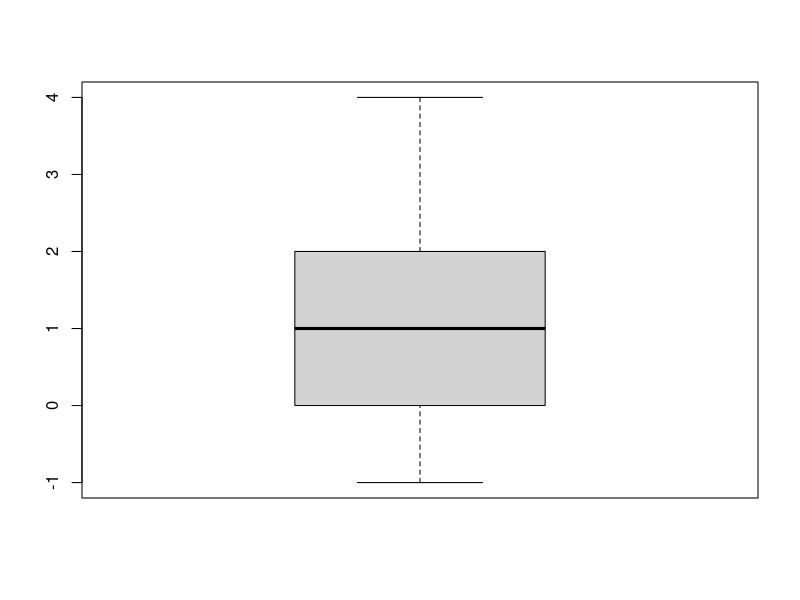

The R source for this figure:
## ---- chunk 1
library(knitr)
data.24=data.frame("Sex"=c("Women","Men"), "n"=c(35, 57), "Mean"=c(76.9, 70.42), "Standard Deviation"=c(11.6, 9.95))
kable(data.24)

##### a. ######

#檢定Penn State男性心跳的平均值是否是72

##1. 設定假設
#虛無假設：平均值等於72
#對立假設：平均值不等於72

##2.檢查條件並且找到適當的統計檢定量的值。
#因為樣本數足夠大，所以可以用t檢定。
#單一樣本求t檢定值的公式
#t=(x.bar-Mu.0)/s*sqrt(n)
t.24=abs((70.42-72)/9.95*sqrt(57))

#t=-1.198868     




##3.找到檢定p值
#因為對立假設是「不等於」，所以檢定是雙尾的，p值會是兩邊t分配底下距離虛無假設的平均值兩邊超過t值範圍的面積
#自由度是n-1
p.value.24=2*pt(t.24,df=56, lower.tail=F) 
p.value.24
#p 值等於0.2356278

##4.決定是否拒絕虛無假設
#設顯著水準alpha=.05, p值顯然大於顯著水準，代表我們不能夠拒絕虛無假設。


##5. 做出結論
#雖然抽樣的平均值不等於72，不過我們沒有足夠的信心拒絕平均值等於72的虛無假設。

##### b. #####
#測試Penn State婦女的心跳率平均值是否等於72

## 1. 設定假設
#虛無假設：Penn State 婦女的心跳率平均值等於72
#對立假設：Penn State 婦女的心跳率平均值不等於72

## 2. 檢查條件、找到適合的檢定統計量和檢定統計量的值
#因為樣本數夠大，所以可以進行t檢定

t.24b=abs((76.9-72)/11.6*sqrt(35))
t.24b


## 3.找到檢定的p值
#因為對立假設是「不等於」，所以檢定是雙尾的，p值會是t分配底下距離虛無假設的平均值超過t值範圍的面積。換句話說就是t分配底下，隨機變數和虛無假設平均值的距離大過於對立假設的平均值的機率。
#自由度是n-1
p.value24b=2*pt(t.24b, df=56, lower.tail=F)
p.value24b
#p值等於0.2356278 

## 4. 決定是否拒絕虛無假設
#設顯著水準alpha=.05, p值顯然大於顯著水準，代表我們不能夠拒絕虛無假設

## 5. 做出結論
# 我們沒有足夠的信心拒絕Penn State的女性心跳率的平均值等於72的虛無假設。


##### c. ######

# 雖然抽樣出來的平均值不管是男性或女性都不等於72，但因為抽樣是隨機的，每一次抽樣得到的結果都會略有不同，這個不同就是隨機變數的影響。透過統計，我們去判斷到底抽樣得到的數值和72這個值之間的距離有多少可能是隨機變數的影響？假設只有0.5%的信心水準可能是受到隨機變數的影響，代表說距離足夠大，大到只有在很低的機率下這個距離是隨機變數導致的，這時候我們就會認定平均值不等於72。但是因為最後算出來的距離可能受到隨機變數的影響的信心水準大於0.05，代表這個差異很可能是隨機變數導致的，我們就沒有辦法拒絕平均值等於72的假設。


## ---- chunk 2
library("knitr")

data.44=data.frame("Volunteer Number"=as.integer(c(1:9)), "Placebo"=c(7,8,5,6,5,3,7,8,4), "Drug"=c(4,4,4,6,6,2,8,6,2))
differ=c(data.44$Placebo-data.44$Drug)
as.integer(differ)
data.44

## 1. 設定假設

# 虛無假設：服用藥的組別調整時差的時間的平均值等於服用安慰劑的組別
# 對立假設：服用藥的組別調整時差的時間的平均值等於服用安慰劑的組別

## 2. 檢查條件，找到適合的檢定統計量和算出檢定統計量的值
# 樣本數不夠大，所以要觀察有沒有呈現鐘形曲線
boxplot(differ)
# 有左右對稱，也沒有outlier或是左偏或右篇，因此可以用t檢定
head(data.44)
mean.d44=mean(differ)
mean.d44
sd.44=sqrt(1/8*sum((differ-mean.d44)^2))
sd.44

#兩個樣本、paired data的t檢定公式：t=(d.bar-0)/sd*sqrt(n)

t.44=(mean.d44-0)/sd.44*sqrt(9)


## 3. 找到檢定的p值

# 對立假設是服用藥的組別調整時差的時間的平均值等於服用安慰劑的組別，所以是單邊的檢定
# p值會是t分配底下，距離虛無假設平均值超過t值的範圍的面積
# 自由度是n-1
p.value44a=pt(t.44, df=8, lower.tail=F)
p.value44a

# 4. 決定是否拒絕虛無假設
# 我們設定顯著水準alpha=0.05，如果p值小於這個水準，代表我們有95%的信心認為抽樣統計量與虛無假設的距離不是因為隨機變數所導致的，反過來說，如果p值大於0.05，代表我們沒有足夠的信心認為抽樣統計量大於虛無假設的距離不是因為隨機變數所導致。
# 因為p值小於0.05，所以我們可以有足夠的信心去拒絕虛無假設


## 5. 做出結論
# 我們有足夠的信心拒絕虛無假設，也就是說我們有足夠的信心拒絕服用藥物的受試者的調整時差的時間和服用安慰劑的受試者調整時差的時間相等的假設。




